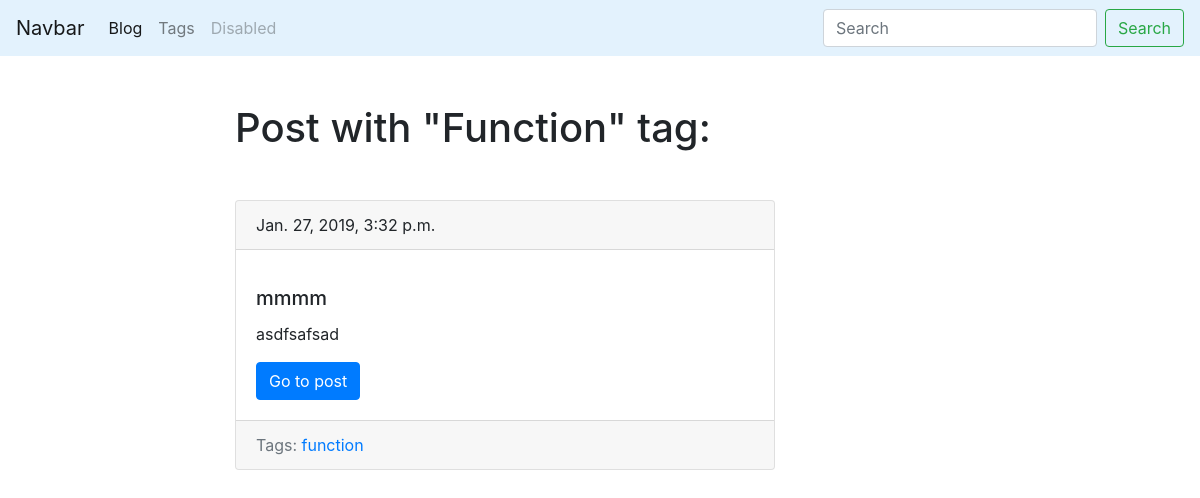
Page /blog/tag/function/ on the earlier database version.
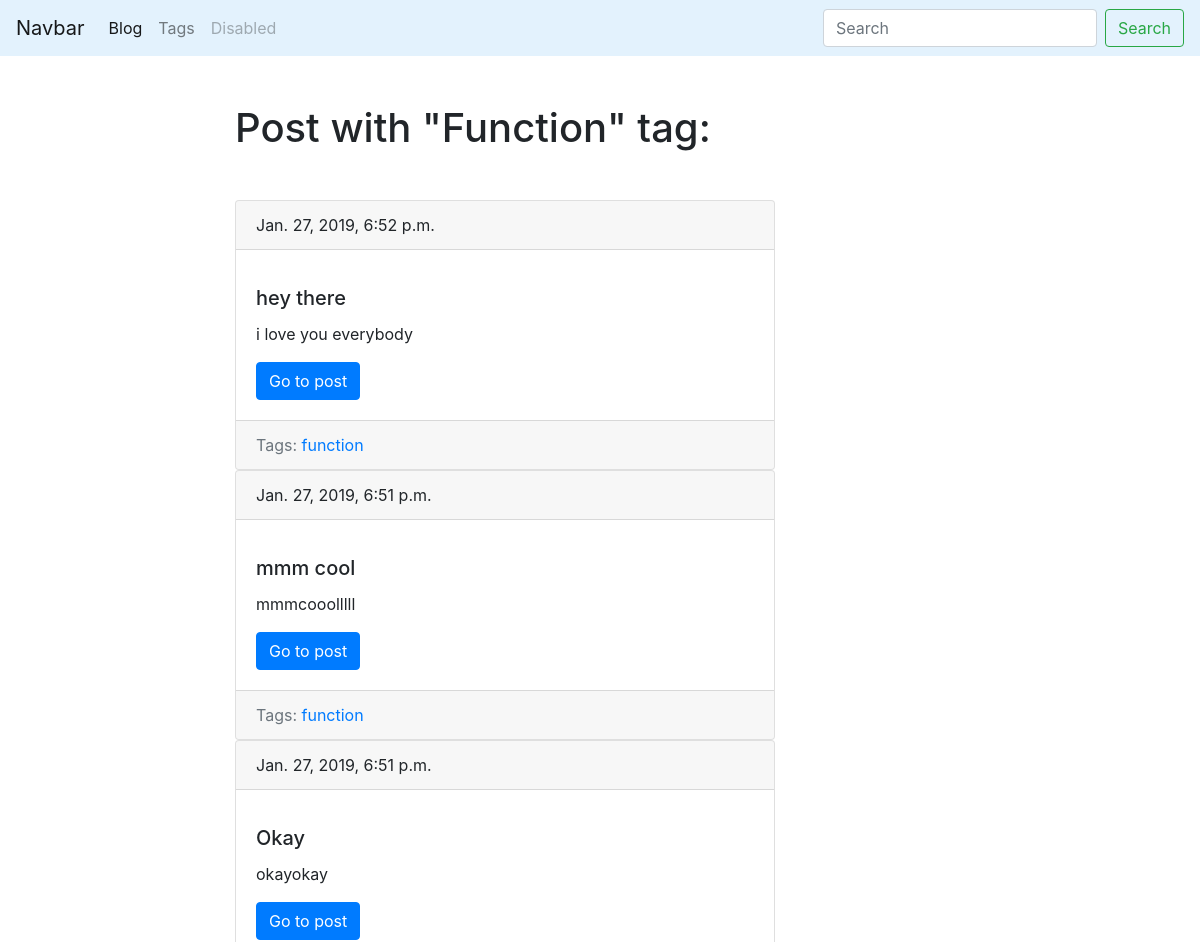
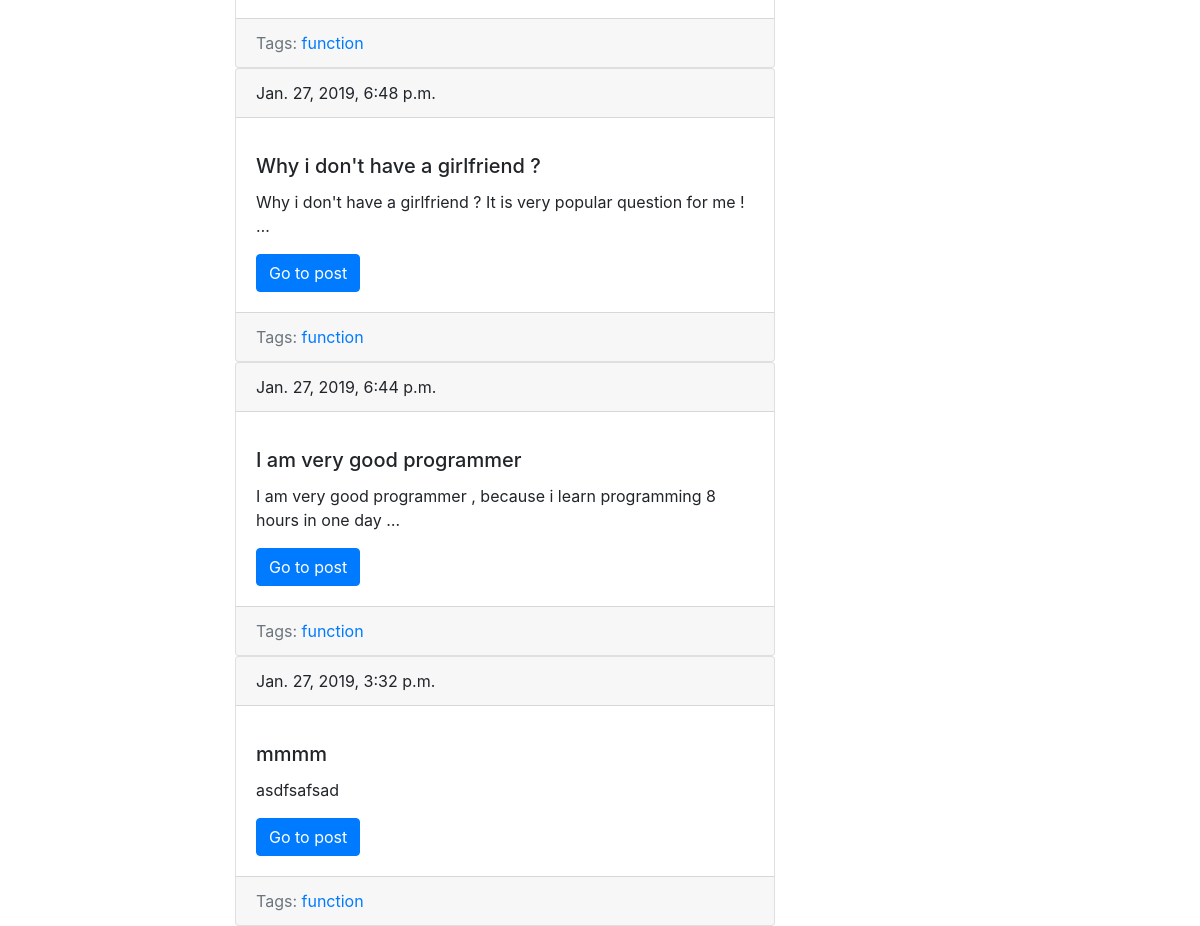
Same page on the later database version (2 pictures, top to bottom).
### blog/models.py (models this page shows, shortened)
class Tag(models.Model):
    title = models.CharField(max_length=50)
    slug  = models.SlugField(max_length=50,unique=True)
    def get_absolute_url(self):
        return reverse('tag_detail_url',kwargs={'slug':self.slug})
    class Meta:
        ordering = ['title']

class Post(models.Model):
    title = models.CharField(max_length=255,db_index=True)
    slug = models.SlugField(max_length=100,unique=True,blank=True)
    body = models.TextField(blank=True,db_index=True)
    date_pub = models.DateTimeField(auto_now_add=True)
    tags = models.ManyToManyField('Tag',blank=True,related_name='posts')
    def get_absolute_url(self):
        return reverse('post_detail_url',kwargs={'slug':self.slug})
    class Meta:
        ordering = ['-date_pub']

### blog/views.py (the view)
# urls.py: path('tag/<str:slug>/',TagDetail.as_view(),name='tag_detail_url'),
class TagDetail(ObjectDetailMixin,View):
    model = Tag
    template = 'blog/tag_detail.html'

### blog/utils.py (called while the page is built)
    def get(self,request,slug):
        obj = get_object_or_404(self.model,slug__iexact=slug)
        return render(request,self.template,context={self.model.__name__.lower():obj,'admin_object':obj,'detail':True})

### blog/templates/blog/tag_detail.html (shortened to what this page needs)
{% extends 'bases/base.html' %}
{% block content %}
  <h1 class='mb-5'>Post with "{{tag.title|title}}" tag:</h1>
  {% for post in tag.posts.all %}
        {% include 'blog/includes/post_card.html' %}
    {% endfor %}
{% endblock %}

### templates/bases/base.html (shortened to what this page needs)
{% load static %}
<!DOCTYPE html>
<html lang="en">
<head>
  <link rel="stylesheet" href="https://stackpath.bootstrapcdn.com/bootstrap/4.2.1/css/bootstrap.min.css">
  <link rel="stylesheet" href="{% static 'css/style.css' %}">
</head>
<body>
  <nav class="navbar navbar-expand-lg navbar-light" style="background-color:#e3f2fd;">
      <a class="navbar-brand" href="#">Navbar</a>
      <div class="collapse navbar-collapse" id="navbarSupportedContent">
        <ul class="navbar-nav mr-auto">
          <li class="nav-item active">
            <a class="nav-link" href="{% url 'post_list_url' %}">Blog <span class="sr-only">(current)</span></a>
          </li>
          <li class="nav-item">
            <a class="nav-link" href="{% url 'tags_list_url' %}">Tags</a>
          </li>
          <li class="nav-item">
            <a class="nav-link disabled" href="#" tabindex="-1" aria-disabled="true">Disabled</a>
          </li>
        </ul>
        <form class="form-inline my-2 my-lg-0" action="{% url 'post_list_url' %}">
          <input class="form-control mr-sm-2" type="search" placeholder="Search" aria-label="Search" name="search">
          <button class="btn btn-outline-success my-2 my-sm-0" type="submit">Search</button>
        </form>
      </div>
</nav>
<div class="container mt-5">
  <div class="row">
    <div class="col-6 offset-md-2">
        {% block content %}{% endblock %}
    </div>
  </div>
</div>
</body>
</html>

### blog/templates/blog/includes/post_card.html
<div class="card">
    <div class="card-header mb-3">
      {{post.date_pub}}
    </div>
    <div class="card-body">
      <h5 class="card-title">{{post.title}}</h5>
      <p class="card-text">{{post.body|truncatewords:15}}</p>
      <a href="{{post.get_absolute_url}}" class="btn btn-primary">Go to post</a>
    </div>
<div class="card-footer text-muted">
 Tags:
   {% for tag in post.tags.all  %}
      <a href="{{tag.get_absolute_url}}">{{tag.title}}</a>
   {% endfor %}
</div>
  </div>

Differences in the rows shown:
added Post: date_pub "Jan. 27, 2019, 6:52 p.m.", title "hey there", body "i love you everybody", Tag (title "function")
added Post: date_pub "Jan. 27, 2019, 6:51 p.m.", title "mmm cool", body "mmmcooolllll", Tag (title "function")
added Post: date_pub "Jan. 27, 2019, 6:51 p.m.", title "Okay", body "okayokay", Tag (title "function")
added Post: date_pub "Jan. 27, 2019, 6:48 p.m.", title "Why i don't have a girlfriend ?", body "Why i don't have a girlfriend ? It is very popular question for me ! …", Tag (title "function")
added Post: date_pub "Jan. 27, 2019, 6:44 p.m.", title "I am very good programmer", body "I am very good programmer , because i learn programming 8 hours in one day …", Tag (title "function")
